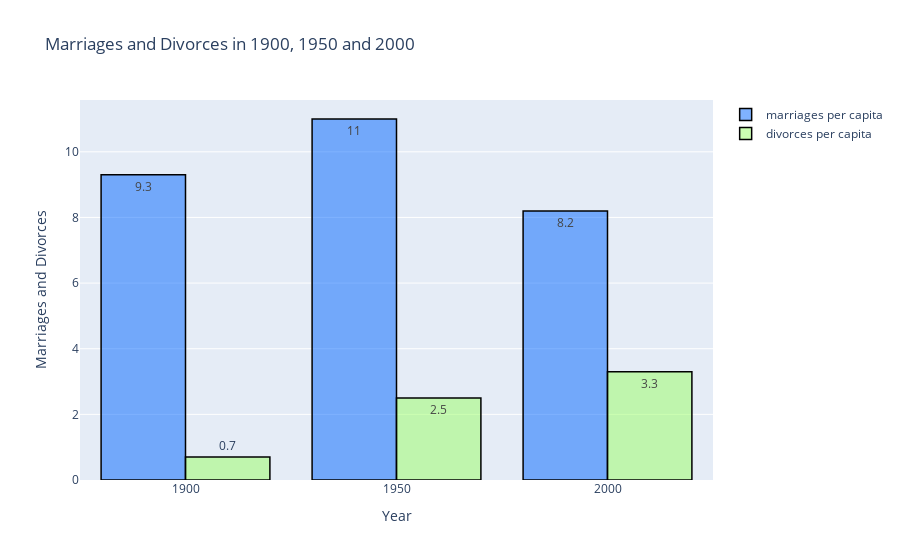

Here is the notebook cell this chart was saved with:
### Code cell
import plotly.graph_objs as go

# create trace1 
trace1 = go.Bar(
                x = finalMarriages.Year,
                y = finalMarriages.Marriages_per_1000,
                name = "marriages per capita",
                marker = dict(color = 'rgba(0, 102, 255, 0.5)',
                             line=dict(color='rgb(0,0,0)',width=1.5)),
                text = finalMarriages.Marriages_per_1000)
# create trace2 
trace2 = go.Bar(
                x = finalMarriages.Year,
                y = finalMarriages.Divorces_per_1000,
                name = "divorces per capita",
                marker = dict(color = 'rgba(153, 255, 102, 0.5)',
                              line=dict(color='rgb(0,0,0)',width=1.5)),
                text = finalMarriages.Divorces_per_1000)

data = [trace1, trace2]
layout = go.Layout(barmode = "group", 
                   title=go.layout.Title(text="Marriages and Divorces in 1900, 1950 and 2000"), 
                   xaxis= dict(title= 'Year',ticklen= 10,zeroline= False),
                   yaxis= dict(title= 'Marriages and Divorces',ticklen= 10,zeroline= False))
fig = go.Figure(data = data, layout = layout)
iplot(fig)

### Figure 1 — Plotly figure (JSON) as saved in the notebook; plotly's stock layout.template omitted (floating-point values rounded to 4 significant figures)
{"data": [{"marker": {"color": "rgba(0, 102, 255, 0.5)", "line": {"color": "rgb(0,0,0)", "width": 1.5}}, "name": "marriages per capita", "text": [9.3, 11, 8.2], "type": "bar", "x": [1900, 1950, 2000], "y": [9.3, 11, 8.2]}, {"marker": {"color": "rgba(153, 255, 102, 0.5)", "line": {"color": "rgb(0,0,0)", "width": 1.5}}, "name": "divorces per capita", "text": [0.7, 2.5, 3.3], "type": "bar", "x": [1900, 1950, 2000], "y": [0.7, 2.5, 3.3]}], "layout": {"barmode": "group", "title": {"text": "Marriages and Divorces in 1900, 1950 and 2000"}, "xaxis": {"ticklen": 10, "title": {"text": "Year"}, "zeroline": false}, "yaxis": {"ticklen": 10, "title": {"text": "Marriages and Divorces"}, "zeroline": false}}}
